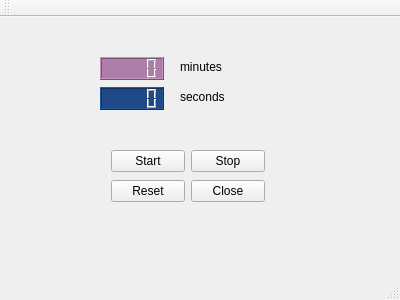
<?xml version="1.0" encoding="UTF-8"?>
<ui version="4.0">
 <class>MainWindow</class>
 <widget class="QMainWindow" name="MainWindow">
  <property name="geometry">
   <rect>
    <x>0</x>
    <y>0</y>
    <width>400</width>
    <height>300</height>
   </rect>
  </property>
  <property name="windowTitle">
   <string>MainWindow</string>
  </property>
  <widget class="QWidget" name="centralWidget">
   <widget class="QLCDNumber" name="lcdNumberMin">
    <property name="geometry">
     <rect>
      <x>100</x>
      <y>40</y>
      <width>64</width>
      <height>23</height>
     </rect>
    </property>
    <property name="styleSheet">
     <string notr="true">background-color: rgb(173, 127, 168);</string>
    </property>
   </widget>
   <widget class="QLCDNumber" name="lcdNumberSec">
    <property name="geometry">
     <rect>
      <x>100</x>
      <y>70</y>
      <width>64</width>
      <height>23</height>
     </rect>
    </property>
    <property name="autoFillBackground">
     <bool>false</bool>
    </property>
    <property name="styleSheet">
     <string notr="true">background-color: rgb(32, 74, 135);</string>
    </property>
   </widget>
   <widget class="QWidget" name="gridLayoutWidget">
    <property name="geometry">
     <rect>
      <x>100</x>
      <y>120</y>
      <width>176</width>
      <height>80</height>
     </rect>
    </property>
    <layout class="QGridLayout" name="gridLayout">
     <item row="1" column="0">
      <widget class="QPushButton" name="resetButton">
       <property name="text">
        <string>Reset</string>
       </property>
      </widget>
     </item>
     <item row="0" column="0">
      <widget class="QPushButton" name="startButton">
       <property name="text">
        <string>Start</string>
       </property>
      </widget>
     </item>
     <item row="0" column="1">
      <widget class="QPushButton" name="stopButton">
       <property name="text">
        <string>Stop</string>
       </property>
      </widget>
     </item>
     <item row="1" column="1">
      <widget class="QPushButton" name="closeButton">
       <property name="text">
        <string>Close</string>
       </property>
      </widget>
     </item>
    </layout>
   </widget>
   <widget class="QLabel" name="label">
    <property name="geometry">
     <rect>
      <x>180</x>
      <y>40</y>
      <width>63</width>
      <height>20</height>
     </rect>
    </property>
    <property name="text">
     <string>minutes</string>
    </property>
   </widget>
   <widget class="QLabel" name="label_2">
    <property name="geometry">
     <rect>
      <x>180</x>
      <y>70</y>
      <width>63</width>
      <height>20</height>
     </rect>
    </property>
    <property name="text">
     <string>seconds</string>
    </property>
   </widget>
  </widget>
  <widget class="QMenuBar" name="menuBar">
   <property name="geometry">
    <rect>
     <x>0</x>
     <y>0</y>
     <width>400</width>
     <height>25</height>
    </rect>
   </property>
  </widget>
  <widget class="QToolBar" name="mainToolBar">
   <attribute name="toolBarArea">
    <enum>TopToolBarArea</enum>
   </attribute>
   <attribute name="toolBarBreak">
    <bool>false</bool>
   </attribute>
  </widget>
  <widget class="QStatusBar" name="statusBar"/>
 </widget>
 <layoutdefault spacing="6" margin="11"/>
 <resources/>
 <connections/>
</ui>
